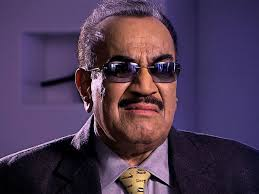
#> input picture download.jpg, 259 x 194 px
$ jupyter execute Exp8.ipynb
#> lines starting #> are read from the running program, lines starting #| are printed output that depends on the picture; after the words box and inside, x2 and y2 are one past the last pixel; in counts of white or black regions, pixels touching at a corner belong together
[cell 1]
import cv2
import numpy as np
import matplotlib.pyplot as plt

# Read image in grayscale
image = cv2.imread("download.jpg", cv2.IMREAD_GRAYSCALE)
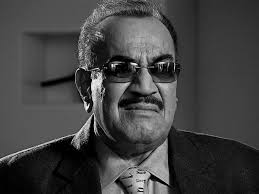
#> image: shape (194, 259); min 0, max 253, mean 65.9

if image is None:
    print("Error: Image not found")
    exit()

# Get image dimensions
rows, cols = image.shape
#> rows = 194; cols = 259
crow, ccol = rows // 2, cols // 2
#> crow = 97; ccol = 129

# Apply DFT
dft = np.fft.fft2(image)
dft_shift = np.fft.fftshift(dft)

# ---------------- LOW PASS FILTER ----------------
lpf_mask = np.zeros((rows, cols), np.uint8)
radius = 30
cv2.circle(lpf_mask, (ccol, crow), radius, 1, -1)
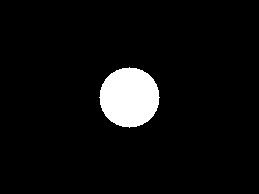
#> lpf_mask: shape (194, 259); values 0 (black) and 1 (white), 5.6% white; 1 white region, box (x1, y1, x2, y2) and area: (99, 67, 160, 128) 2821

# ---------------- HIGH PASS FILTER ----------------
hpf_mask = np.ones((rows, cols), np.uint8)
cv2.circle(hpf_mask, (ccol, crow), radius, 0, -1)

# Apply masks
lpf_dft = dft_shift * lpf_mask
hpf_dft = dft_shift * hpf_mask

# Inverse DFT
lpf_ishift = np.fft.ifftshift(lpf_dft)
hpf_ishift = np.fft.ifftshift(hpf_dft)

lpf_image = np.abs(np.fft.ifft2(lpf_ishift))
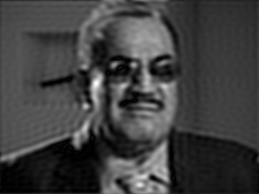
#> lpf_image: shape (194, 259) float64; min 0.00251, max 261.2, mean 66; drawn with min black and max white
hpf_image = np.abs(np.fft.ifft2(hpf_ishift))
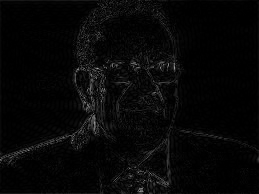
#> hpf_image: shape (194, 259) float64; min 0.000122, max 169, mean 7.4

# ---------------- PLOTTING ----------------
plt.figure(figsize=(12, 8))

# Original Image
plt.subplot(2, 3, 1)
plt.imshow(image, cmap='gray')
plt.title("Original Image")
plt.axis("off")

# Frequency Spectrum
plt.subplot(2, 3, 2)
plt.imshow(np.log(1 + np.abs(dft_shift)), cmap='gray')
plt.title("Frequency Spectrum")
plt.axis("off")

# Low Pass Mask
plt.subplot(2, 3, 3)
plt.imshow(lpf_mask, cmap='gray')
plt.title("Low Pass Mask")
plt.axis("off")

# Low Pass Result
plt.subplot(2, 3, 4)
plt.imshow(lpf_image, cmap='gray')
plt.title("Low Pass Filtered Image")
plt.axis("off")

# High Pass Mask
plt.subplot(2, 3, 5)
plt.imshow(hpf_mask, cmap='gray')
plt.title("High Pass Mask")
plt.axis("off")

# High Pass Result
plt.subplot(2, 3, 6)
plt.imshow(hpf_image, cmap='gray')
plt.title("High Pass Filtered Image")
plt.axis("off")

plt.tight_layout()
plt.show()
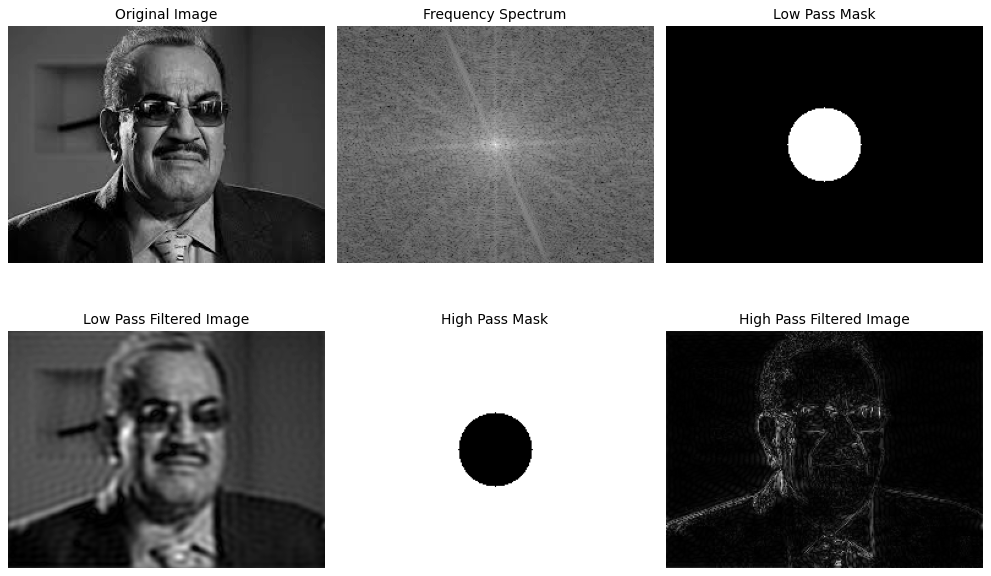
#> figure drawn by matplotlib, 6 panels
